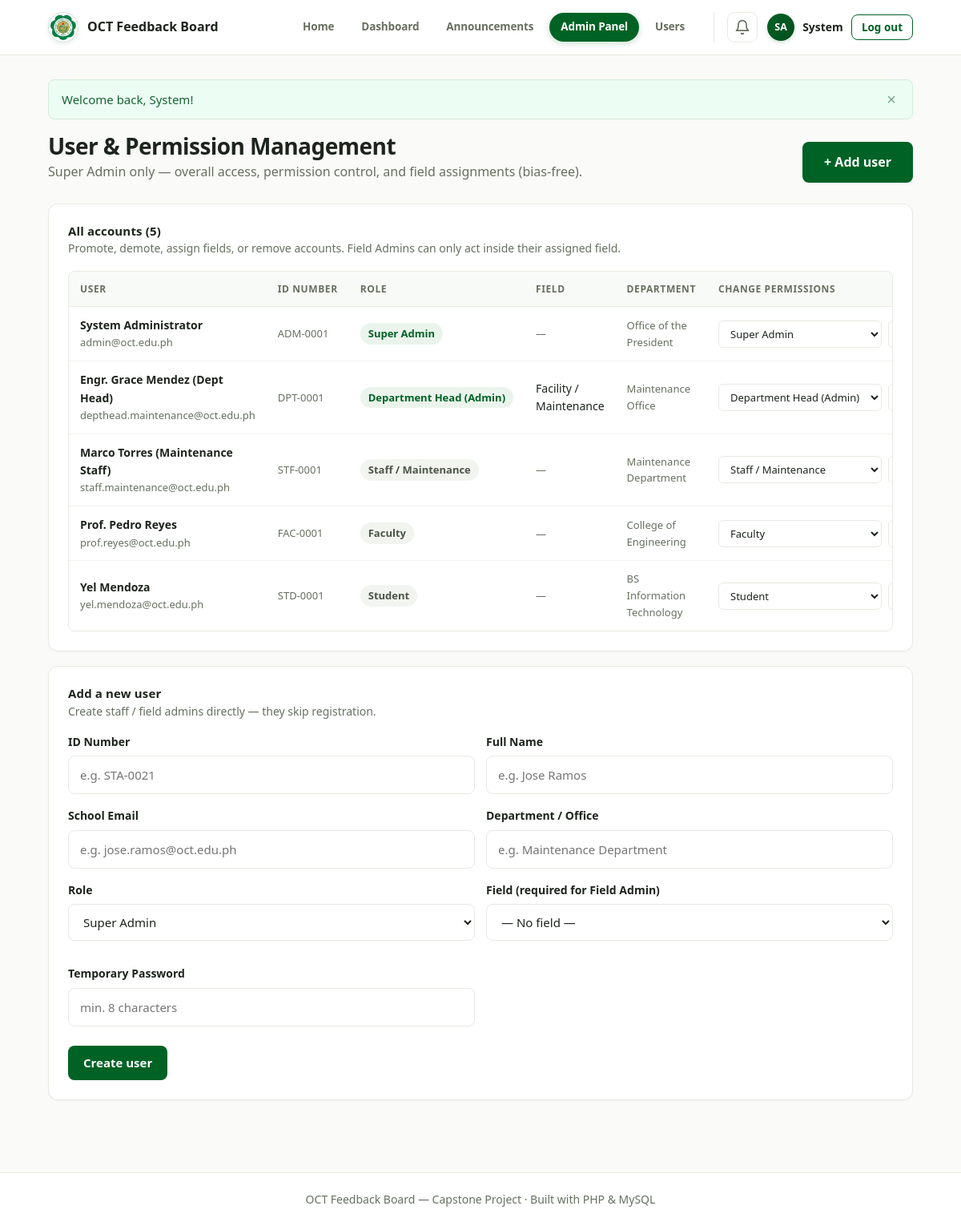
Before: /admin/users.php (signed in) with the older database file.
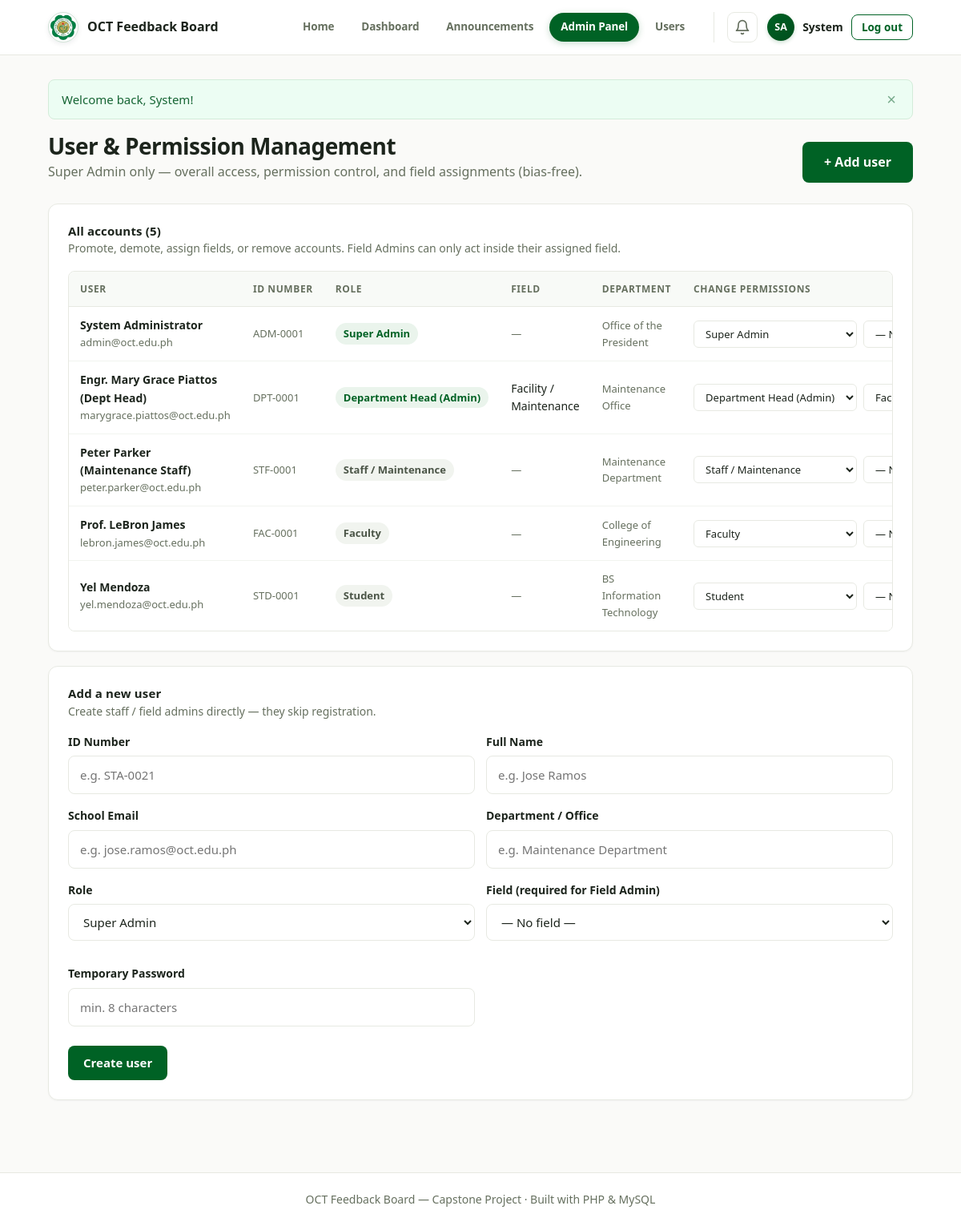
After: the same page with the newer database file.
### tables this page shows
CREATE TABLE users (
  id          INT UNSIGNED AUTO_INCREMENT PRIMARY KEY,
  id_number   VARCHAR(30)  NOT NULL UNIQUE,
  name        VARCHAR(120) NOT NULL,
  email       VARCHAR(120) NOT NULL UNIQUE,
  password    VARCHAR(255) NOT NULL,
  department  VARCHAR(100) NOT NULL DEFAULT '',
  role        ENUM('student','faculty','staff','admin','super_admin') NOT NULL DEFAULT 'student',
  field_scope VARCHAR(30)  DEFAULT NULL,  
  created_at  TIMESTAMP NOT NULL DEFAULT CURRENT_TIMESTAMP
);

### includes/functions.php (called while the page is built, shortened)
<?php
function e($value): string
{
    return htmlspecialchars((string)$value, ENT_QUOTES, 'UTF-8');
}
function role_label(string $role): string
{
    $labels = [
        'super_admin' => 'Super Admin',
        'admin'       => 'Department Head (Admin)',
        'staff'       => 'Staff / Maintenance',
        'faculty'     => 'Faculty',
        'student'     => 'Student',
    ];
    return $labels[$role] ?? $role;
}
function scope_category(string $scope): string
{
    return FIELD_SCOPES[$scope] ?? '';
}

### admin/users.php (the view, shortened to what the changed rows need)
<?php
require_once __DIR__ . '/../config.php';
$users = $pdo->query(
    'SELECT id, id_number, name, email, department, role, field_scope, created_at
     FROM users ORDER BY
       CASE role WHEN "super_admin" THEN 0 WHEN "admin" THEN 1 ELSE 2 END,
       name ASC'
)->fetchAll();
require __DIR__ . '/../includes/header.php';
?>
<div class="dash-head">
  <div>
    <h1 class="page-title">User &amp; Permission Management</h1>
  </div>
</div>
<div class="card panel">
  <h2 class="panel-title">All accounts (<?= count($users) ?>)</h2>
  <div class="table-wrap">
    <table class="table">
      <thead>
        <tr>
          <th>User</th>
          <th>ID number</th>
          <th>Role</th>
          <th>Field</th>
          <th>Department</th>
          <th>Change permissions</th>
        </tr>
      </thead>
      <tbody>
        <?php foreach ($users as $u): ?>
        <tr>
          <td>
            <div class="cell-title"><?= e($u['name']) ?></div>
            <div class="cell-muted"><?= e($u['email']) ?></div>
          </td>
          <td class="cell-muted"><?= e($u['id_number']) ?></td>
          <td>
            <span class="badge <?= in_array($u['role'], ['admin', 'super_admin'], true) ? 'badge-admin' : 'badge-neutral' ?>">
              <?= e(role_label($u['role'])) ?>
            </span>
          </td>
          <td><?= $u['field_scope'] ? e(scope_category($u['field_scope'])) : '<span class="cell-muted">—</span>' ?></td>
          <td class="cell-muted"><?= e($u['department']) ?></td>
          <td>
            <form method="post" action="users.php" class="user-role-form">
              <select name="role" class="input input-sm">
                <?php foreach (ROLES as $r): ?>
                  <option value="<?= e($r) ?>" <?= $u['role'] === $r ? 'selected' : '' ?>><?= e(role_label($r)) ?></option>
                <?php endforeach; ?>
              </select>
              <select name="field_scope" class="input input-sm">
                <option value="">— No field —</option>
                <?php foreach (FIELD_SCOPES as $key => $label): ?>
                  <option value="<?= e($key) ?>" <?= $u['field_scope'] === $key ? 'selected' : '' ?>><?= e($label) ?></option>
                <?php endforeach; ?>
              </select>
            </form>
          </td>
        </tr>
        <?php endforeach; ?>
      </tbody>
    </table>
  </div>
</div>
<div class="card panel" id="addUser">
  <h2 class="panel-title">Add a new user</h2>
</div>
<?php require __DIR__ . '/../includes/footer.php'; ?>

Changed rows visible on the page:
changed users "Facility / Maintenance": name "Engr. Grace Mendez (Dept Head)" → "Engr. Mary Grace Piattos (Dept Head)"; email "depthead.maintenance@oct.edu.ph" → "marygrace.piattos@oct.edu.ph"
changed users "STF-0001": name "Marco Torres (Maintenance Staff)" → "Peter Parker (Maintenance Staff)"; email "staff.maintenance@oct.edu.ph" → "peter.parker@oct.edu.ph"
changed users "FAC-0001": name "Prof. Pedro Reyes" → "Prof. LeBron James"; email "prof.reyes@oct.edu.ph" → "lebron.james@oct.edu.ph"
